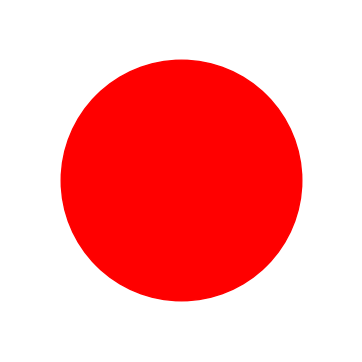
#> input picture mlrefined_images/convnet_images/circle.png, 362 x 362 px
$ jupyter execute --allow-errors scratchpad.ipynb   (shell and % lines are left out)
#> lines starting #> are read from the running program, lines starting #| are printed output that depends on the picture
[cell 1]
# imports from custom library
import sys
sys.path.append('../../')
import matplotlib.pyplot as plt
plt.rc('text', usetex=True)
from mlrefined_libraries import convnets_library as convlib
from mlrefined_libraries import basics_library as baslib
from mlrefined_libraries import superlearn_library as superlearn
from mlrefined_libraries import multilayer_perceptron_library as network_lib
import autograd.numpy as np
import pandas as pd
import cv2
from PIL import Image
import pickle
import gzip
import time

#this is needed to compensate for matplotlib notebook's tendancy to blow up images when plotted inline
from matplotlib import rcParams
rcParams['figure.autolayout'] = True

# Edge detection via convolution

[cell 2]
convlib.image_viz.show_conv_kernels()
#> (this line was passed over: mlrefined_libraries is not available in this run)

#> (a cell that did not finish here is left out)

#> (a cell that did not finish here is left out)

[cell 5]
# load image
image = cv2.imread('../../mlrefined_images/convnet_images/circle.png',0)
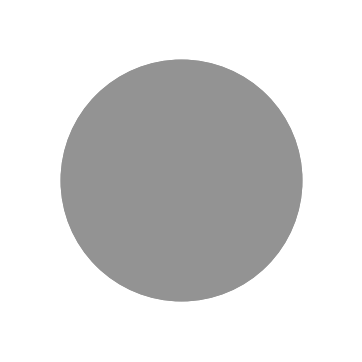
#> image: shape (362, 362); min 147, max 255, mean 217
#image = Image.open('../../mlrefined_images/convnet_images/circle.png').convert('L')

# compute and plot convolution images
convlib.image_viz.show_conv_images(image)
#> (this line was passed over: mlrefined_libraries is not available in this run)

[cell 6]
# load image
image = cv2.imread('../../mlrefined_images/convnet_images/star.png', 0)
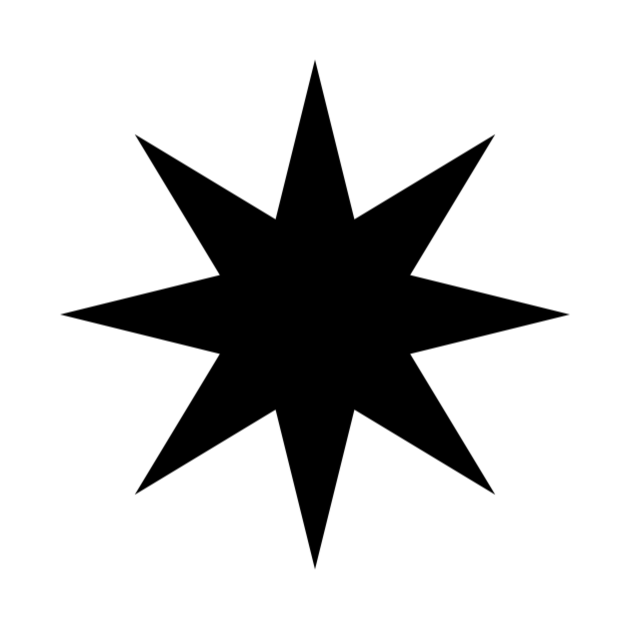
#> input picture mlrefined_images/convnet_images/star.png, 1264 x 1264 px (shown at 1/2 size)
#> image is the input picture: shape (1264, 1264); min 0, max 255, mean 203.7

# downsample the image (if too large)
image = cv2.resize(image, (0,0), fx=0.25, fy=0.25)
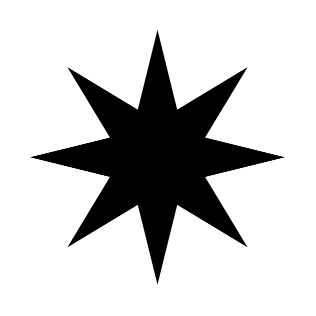
#> image: shape (316, 316); min 0, max 255, mean 203.7

# compute and plot convolution images
convlib.image_viz.show_conv_images(image)
#> (this line was passed over: mlrefined_libraries is not available in this run)

#> (a cell that did not finish here is left out)

#> (a cell that did not finish here is left out)

[cell 9]
# load image
image = cv2.imread('../../mlrefined_images/convnet_images/dog2.jpg',0)
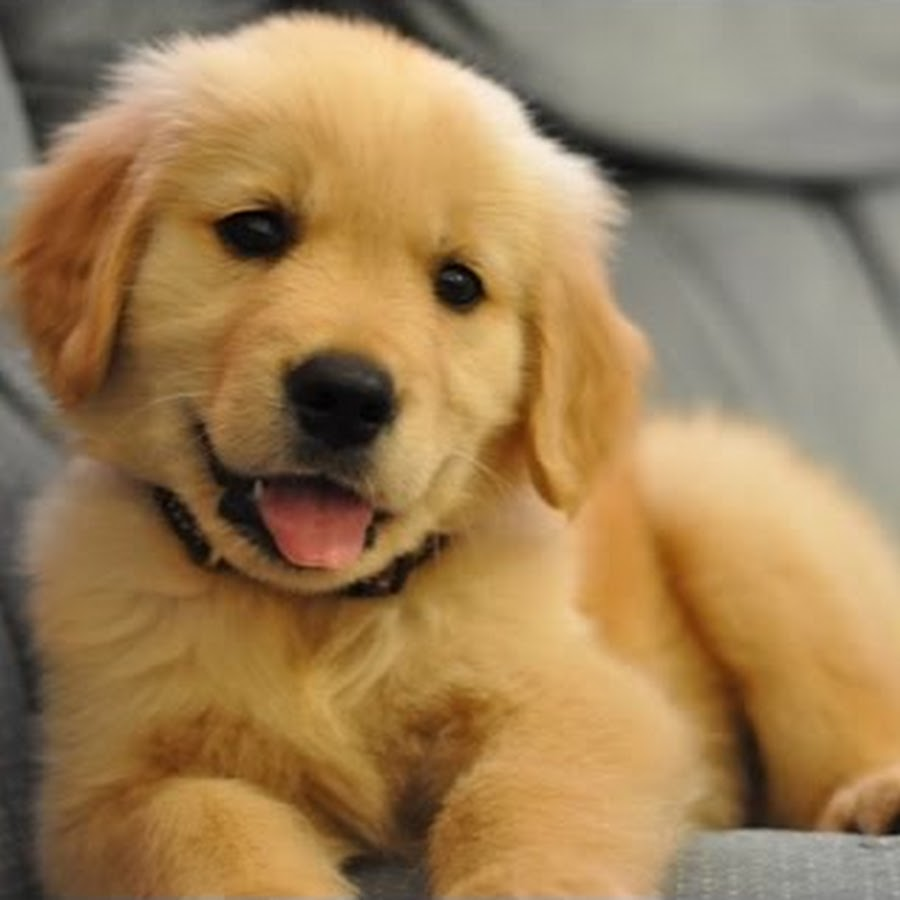
#> input picture mlrefined_images/convnet_images/dog2.jpg, 900 x 900 px
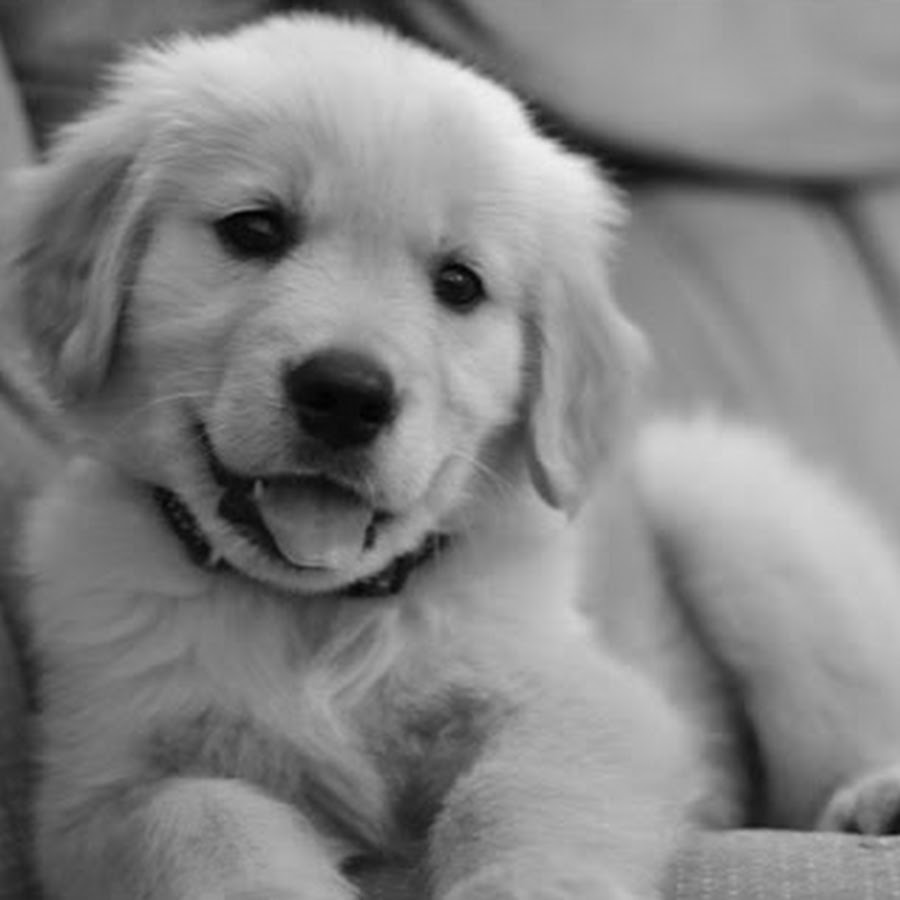
#> image: shape (900, 900); min 1, max 240, mean 131.9

# compute and plot convolution images
convlib.image_viz.show_conv_images(-image)
#> (this line was passed over: mlrefined_libraries is not available in this run)
